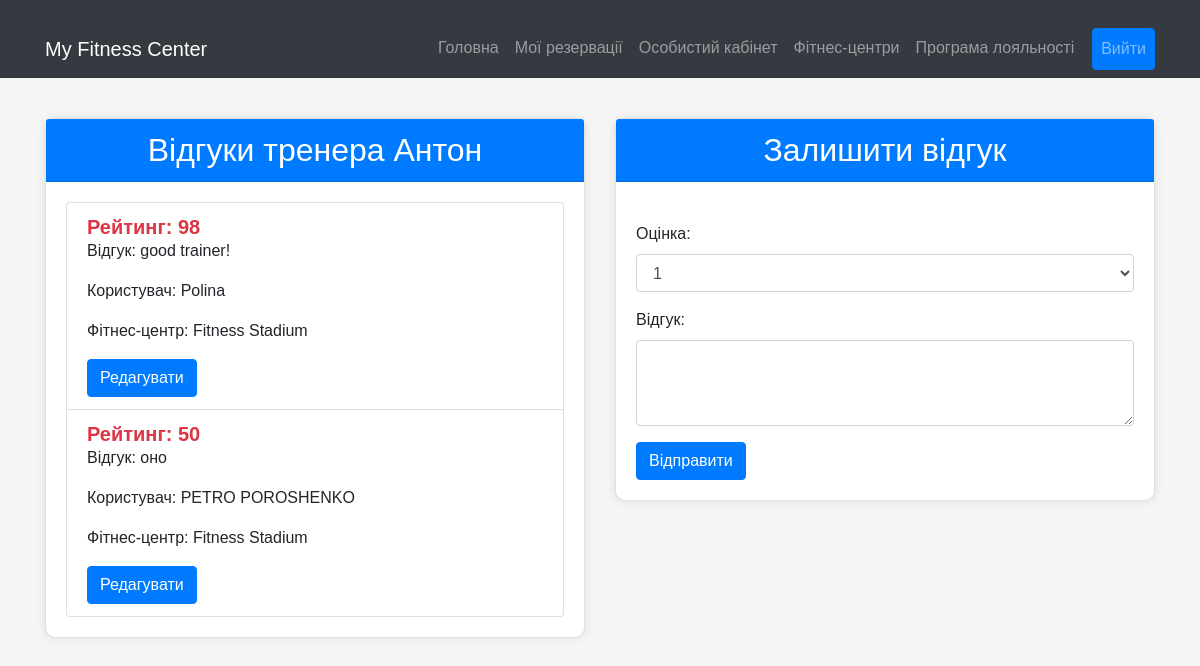
/fitness_center/1/trainer/1/rating (signed in), run on an earlier commit of the app's database.
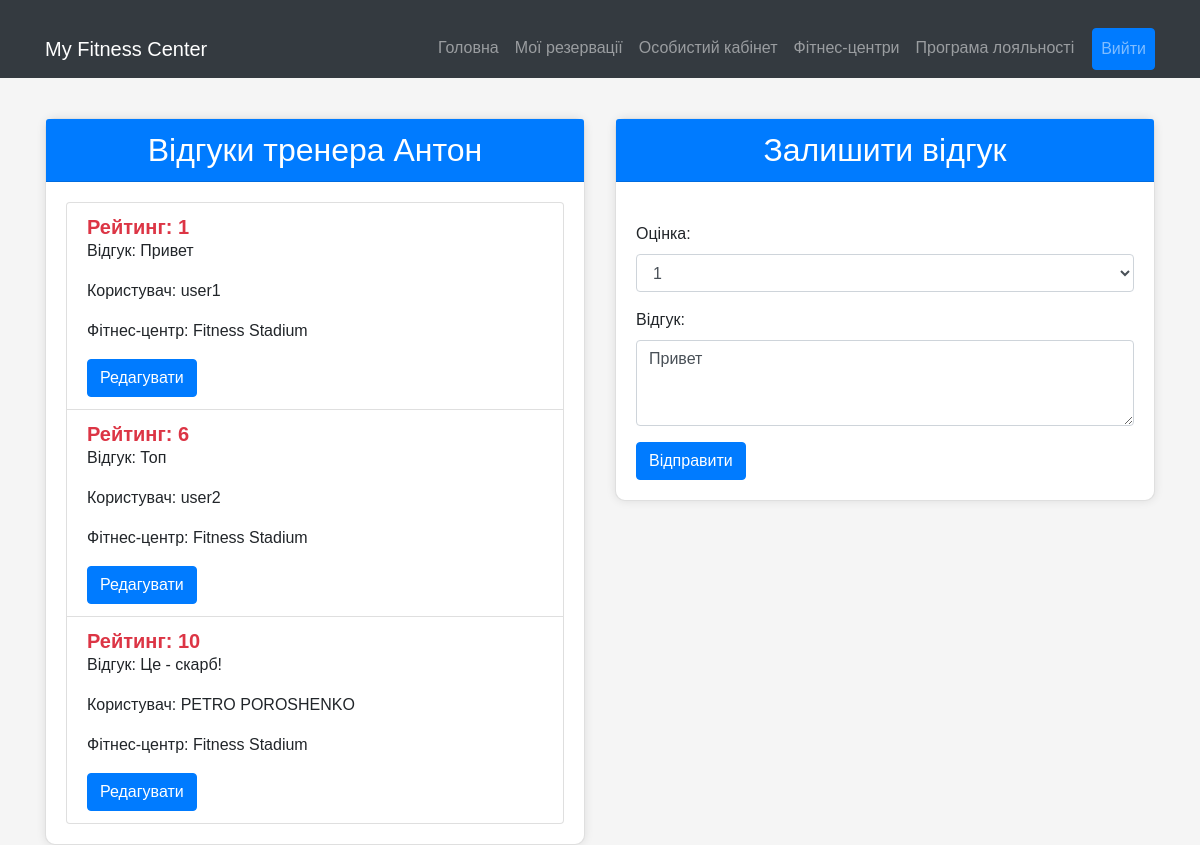
And on a later commit of the database.
### tables this page shows
CREATE TABLE review (id INTEGER PRIMARY KEY UNIQUE NOT NULL, trainer_id INTEGER REFERENCES trainer (id) NOT NULL, user_id INTEGER REFERENCES user (id) NOT NULL, points NUMERIC NOT NULL DEFAULT (0), text TEXT NOT NULL, gym_id INTEGER REFERENCES gym (id) NOT NULL);

CREATE TABLE user (id INTEGER NOT NULL UNIQUE, funds INTEGER NOT NULL DEFAULT 0, login TEXT NOT NULL UNIQUE, password TEXT NOT NULL, birth_date TEXT NOT NULL, phone TEXT NOT NULL, PRIMARY KEY (id AUTOINCREMENT));

CREATE TABLE gym (id INTEGER NOT NULL UNIQUE, adress TEXT NOT NULL, contacts TEXT NOT NULL, name TEXT NOT NULL UNIQUE, PRIMARY KEY (id AUTOINCREMENT));

### app.py (the view)
@app.route('/fitness_center/<gym_id>/trainer/<trainer_id>/rating', methods=['GET', 'POST'])
@login_required
def trainer_rating(gym_id, trainer_id):
    user = session.get('user', None)
    if request.method == 'POST':
        rating = request.form.get('rating')
        review_text = request.form.get('review')
        with SQLiteDatabase('DB.db') as db:
            reviews = db.select_method("review", condition={'trainer_id': trainer_id, 'user_id': user['id']},
                                       fetch_all=False)
            if reviews is not None:
                db.edit("review", {'points': rating, 'text': review_text},
                        condition={'trainer_id': trainer_id, 'user_id': user['id']})
            else:
                db.commit("review",
                          {'trainer_id': trainer_id, 'gym_id': gym_id, 'user_id': user['id'], 'points': rating,
                           'text': review_text})
        return redirect(f'/fitness_center/{gym_id}/trainer/{trainer_id}/rating')
    else:
        with SQLiteDatabase('DB.db') as db:
            user_reviw = db.select_method("review", condition={'trainer_id': trainer_id, 'user_id': user['id']},
                                          fetch_all=False)
            trainer = db.select_method("trainer", condition={'id': trainer_id}, fetch_all=False)
            reviews = db.select_method("review",
                                       join={'trainer': 'review.trainer_id = trainer.id',
                                             'gym': 'review.gym_id = gym.id',
                                             'user': 'review.user_id = user.id'},
                                       columns=['review.text', 'review.points', 'user.login', 'gym.name AS gym_name',
                                                'trainer.name AS trainer_name'], condition={'trainer_id': trainer_id},
                                       fetch_all=True)
        return render_template('trainer_rating.html', reviews=reviews, users=user, trainer=trainer,
                               user_reviw=user_reviw)

### app.py (called while the page is built)
def dict_factory(cursor, row):
    d = {}
    for idx, col in enumerate(cursor.description):
        d[col[0]] = row[idx]
    return d

def login_required(f):
    @wraps(f)
    def wrapper(*args, **kwargs):
        if 'user' in session:
            return f(*args, **kwargs)
        else:
            return redirect('/login')
    return wrapper

    def __enter__(self):
        self.connection = sqlite3.connect(self.db_path)
        self.connection.row_factory = dict_factory
        return self

    def __exit__(self, exc_type, exc_val, exc_tb):
        if self.connection:
            self.connection.close()

### templates/trainer_rating.html (shortened to what this page needs)
<!DOCTYPE html>
<html lang="uk">
<head>
    <link href="https://stackpath.bootstrapcdn.com/bootstrap/4.5.2/css/bootstrap.min.css" rel="stylesheet">
</head>
<body>
<nav class="navbar navbar-expand-lg navbar-dark bg-dark">
    <div class="container">
        <a class="navbar-brand" href="/">My Fitness Center</a>
        <div class="collapse navbar-collapse" id="navbarNav">
            <ul class="navbar-nav ml-auto">
                <li class="nav-item">
                    <a class="nav-link" href="/">Головна</a>
                </li>
                <li class="nav-item">
                    <a class="nav-link" href="/user/reservations">Мої резервації</a>
                </li>
                <li class="nav-item">
                    <a class="nav-link" href="/user">Особистий кабінет</a>
                </li>
                <li class="nav-item">
                    <a class="nav-link" href="/fitness_center">Фітнес-центри</a>
                </li>
                <li class="nav-item">
                    <a class="nav-link" href="/">Програма лояльності</a>
                </li>
                <li class="nav-item">
                    <a class="nav-link btn btn-primary btn-logout" href="/logout">Вийти</a>
                </li>
            </ul>
        </div>
    </div>
</nav>
<div class="container">
    <div class="row">
        <div class="col-md-6">
            <div class="card">
                <div class="card-header">
                    <h2 class="card-title mb-0">Відгуки тренера {{ trainer.name }}</h2>
                </div>
                <div class="card-body">
                    {% if reviews %}
                        <ul class="list-group">
                            {% for review in reviews %}
                                <li class="list-group-item">
                                    <h5 class="card-title highlight">Рейтинг: {{ review.points }}</h5>
                                    <p class="card-text">Відгук: {{ review.text }}</p>
                                    <p class="card-text">Користувач: {{ review.login }}</p>
                                    <p class="card-text">Фітнес-центр: {{ review.gym_name }}</p>
                                    <a href="/edit_review/{{ review.id }}" class="btn btn-primary">Редагувати</a>
                                </li>
                            {% endfor %}
                        </ul>
                    {% else %}
                        <p class="card-text">Відгуки відсутні</p>
                    {% endif %}
                </div>
            </div>
        </div>
        <div class="col-md-6">
            <div class="card">
                <div class="card-header">
                    <h2 class="card-title mb-0 review-title">Залишити відгук</h2>
                </div>
                <div class="card-body review-form">
                    <form method="post">
                        <div class="form-group">
                            <label for="rating">Оцінка:</label>
                            <select class="form-control" id="rating" name="rating" required>
                                {% for i in range(1, 11) %}
                                    <option value="{{ i }}">{{ i }}</option>
                                {% endfor %}
                            </select>
                        </div>
                        <div class="form-group">
                            <label for="review">Відгук:</label>
                            <textarea class="form-control" id="review" name="review" rows="3" required>{{ user_reviw.text }}</textarea>
                        </div>
                        <button type="submit" class="btn btn-primary">Відправити</button>
                    </form>
                </div>
            </div>
        </div>
    </div>
</div>
</body>
</html>

What changed in the data, as far as the page shows it:
changed review: points "98" → "1"; text "good trainer!" → "Привет"; login "Polina" → "user1"; review (not shown) → "Привет"
changed review: points "50" → "6"; text "оно" → "Топ"; login "PETRO POROSHENKO" → "user2"
now on this page (row edited): review: points "10", text "Це - скарб!", login "PETRO POROSHENKO", gym_name "Fitness Stadium"
